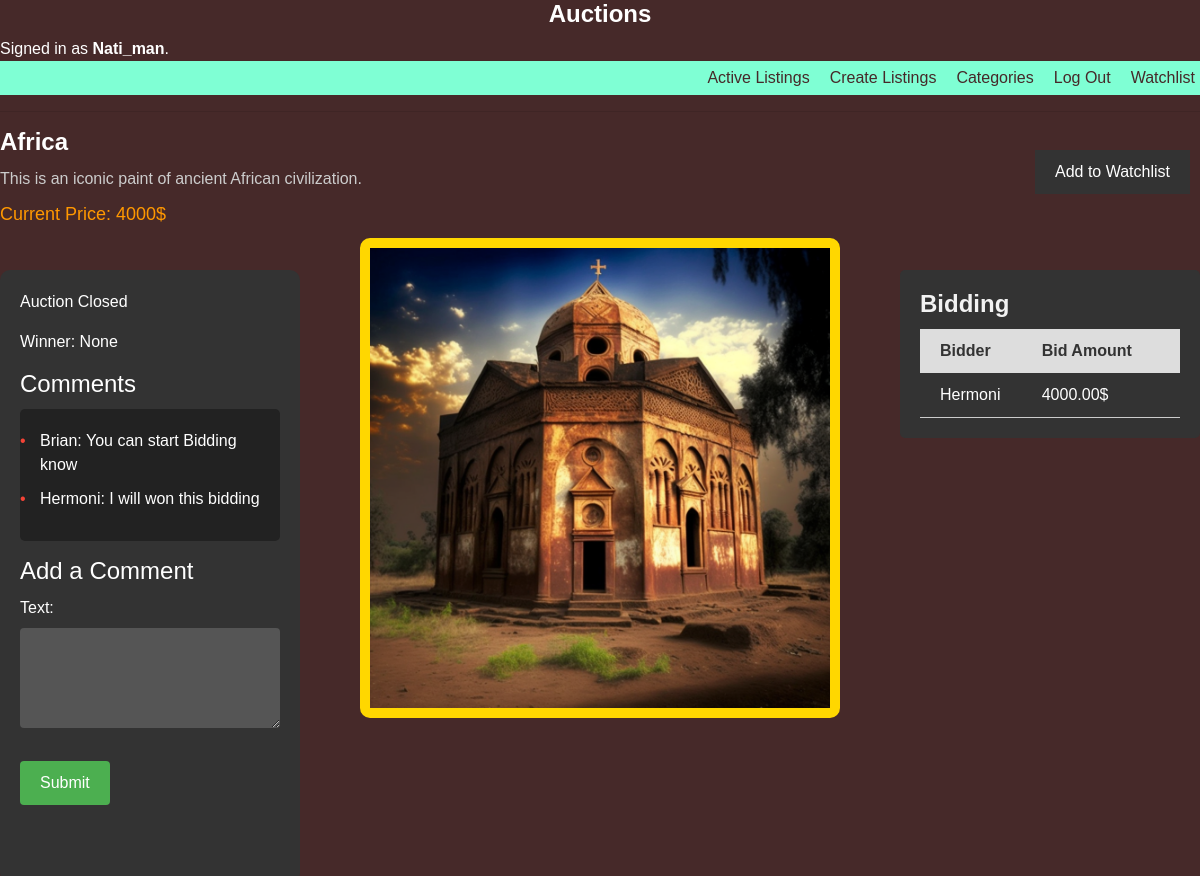
Screenshot of /listing/5/ (signed in) with the database file from the repository.
### auctions/models.py (models this page shows, shortened)
class User(AbstractUser):
    pass

class Listing(models.Model):
    title = models.CharField(max_length=255)
    description = models.TextField()
    starting_bid = models.DecimalField(max_digits=10, decimal_places=2)
    image = models.ImageField(upload_to='images/', blank=True)
    category = models.CharField(max_length=100)
    creator = models.ForeignKey(User, on_delete=models.CASCADE)
    created_at = models.DateTimeField(auto_now_add=True)
    active = models.BooleanField(default=True)
    watchlist = models.ForeignKey(Watchlist, on_delete=models.CASCADE, blank=True, null=True)
    bids = models.ForeignKey('Bid', on_delete=models.CASCADE, null=True, blank=True, related_name='listing_bids')
    comments = models.ManyToManyField('Comment', related_name='listings')
    winner = models.ForeignKey(User, on_delete=models.SET_NULL, null=True, blank=True, related_name='won_listings')

class Bid(models.Model):
    listing = models.ForeignKey(Listing, on_delete=models.CASCADE)
    bidder = models.ForeignKey(User, on_delete=models.CASCADE)
    bid_amount = models.DecimalField(max_digits=10, decimal_places=2)
    timestamp = models.DateTimeField(auto_now_add=True)

class Comment(models.Model):
    listing = models.ForeignKey(Listing, on_delete=models.CASCADE)
    user = models.ForeignKey(User, on_delete=models.CASCADE)
    text = models.TextField()
    created_at = models.DateTimeField(auto_now_add=True)

### auctions/views.py (the view)
# urls.py: path('listing/<int:listing_id>/', show_listing, name='show_listing'),
def show_listing(request, listing_id):
    listing = get_object_or_404(Listing, pk=listing_id)
    comments = listing.comment_set.all()
    bids = Bid.objects.filter(listing=listing)
    if request.method == 'POST':
        form = CommentForm(request.POST)
        if form.is_valid():
            comment = form.save(commit=False)
            comment.listing = listing
            comment.user = request.user
            comment.save()
            return redirect('show_listing', listing_id=listing.id)
    else:
        form = CommentForm()
    current_price = bids.aggregate(Max('bid_amount')).get('bid_amount__max')
    context = {
        'listing': listing,
        'comments': comments,
        'bids': bids,
        'form': form,
        'current_price': current_price,
    }
    return render(request, 'auctions/show_listing.html', context)

### auctions/forms.py
class CommentForm(forms.ModelForm):
    class Meta:
        model = Comment
        fields = ['text']
        widgets = {
            'text': forms.Textarea(attrs={'style': 'width: 100%; height: 100px; padding: 10px; margin-bottom: 10px; border: none; border-radius: 4px; background-color: #555; color: #fff;'})
        }

### auctions/templates/auctions/show_listing.html (shortened to what this page needs)
{% extends "auctions/layout.html" %}
{% block body %}
<h1 style="color: #fff; font-size: 24px; margin-bottom: 10px;">{{ listing.title }}</h1>
<p style="color: #ccc; font-size: 16px; margin-bottom: 10px;">{{ listing.description }}</p>
<p style="color: #ff9800; font-size: 18px; margin-bottom: 10px;">Current Price: {{ current_price|default:listing.starting_bid }}$</p>
{% if user.is_authenticated %}
{% if listing in user.watchlist.listings.all %}
<form action="{% url 'remove_from_watchlist' listing_id=listing.id %}" method="POST" style="position: absolute; top: 150px; right: 10px;">
    {% csrf_token %}
    <button type="submit" style="background-color: #333; color: #fff; border: none; padding: 10px 20px; font-size: 16px; font-family: 'Arial', sans-serif; cursor: pointer;">Remove from Watchlist</button>
</form>
{% else %}
<form action="{% url 'add_to_watchlist' listing_id=listing.id %}" method="POST" style="position: absolute; top: 150px; right: 10px;">
    <button type="submit" style="background-color: #333; color: #fff; border: none; padding: 10px 20px; font-size: 16px; font-family: 'Arial', sans-serif; cursor: pointer;">Add to Watchlist</button>
</form>
{% endif %}
{% endif %}
{% if listing.image %}
<img src="{{ listing.image.url }}" alt="Listing Image" style="top: 400px;display: block; margin: 0 auto; max-width: 40%; max-height: 30%; animation: zoom-in 0.5s ease-in-out; border: 10px solid gold; border-radius: 10px;">
{% endif %}
  <div class="table-container" style="position: absolute; right: 0; top:270px; width: 25%;">
  <div class="bidding-section" style="background-color: #333; padding: 20px; border-radius: 5px;">
    <h1 style="color: #f2f2f2; font-size: 24px; margin-bottom: 40px; margin-top: 0;">Bidding</h1>
    {% if bids %}
    <table class="bidding-table">
      <tr>
        <th>Bidder</th>
        <th>Bid Amount</th>
      </tr>
      {% for bid in bids|dictsortreversed:'bid_amount' %}
      <tr>
        <td>{{ bid.bidder.username }}</td>
        <td>{{ bid.bid_amount }}$</td>
      </tr>
      {% endfor %}
    </table>
    {% else %}
    <p style="color: #666; font-size: 16px; margin-top: 10px;">No bids available for this listing.</p>
    {% endif %}
  </div>
</div>
<div style="position: absolute; left: 0; top:270px; height: 70%; width: 300px; overflow-y: scroll; background-color: #333; color: #fff; padding: 20px; border-radius: 10px;">
  {% if user.is_authenticated %}
    {% if user == listing.creator %}
      {% if not listing.active %}
        <p>Auction Closed</p>
        <p>Winner: {{ listing.winner }}</p>
      {% else %}
      <form action="{% url 'close_auction' listing_id=listing.id %}" method="POST">
        {% csrf_token %}
        <button type="submit" class="close-auction-btn">Close Auction</button>
        <style>
          .close-auction-btn {
            background-color: #FF7F50; /* Coral color for an energetic and playful vibe */
            color: #FFFFFF; /* White text color for contrast */
            border: none; /* Remove button border */
            padding: 10px 20px; /* Adjust padding as needed */
            border-radius: 5px; /* Rounded corners for a softer look */
            font-size: 16px; /* Adjust font size as needed */
            cursor: pointer; /* Show pointer cursor on hover */
            transition: background-color 0.3s ease; /* Add smooth transition effect */
          }
          .close-auction-btn:hover {
            background-color: #FF6347; /* Darker shade on hover for a dynamic effect */
          }
        </style>
      </form>
      {% endif %}
    {% else %}
      {% if not listing.active %}
        <p>Auction Closed</p>
        <p>Winner: {{ listing.winner }}</p>
      {% endif %}
    {% endif %}
  {% endif %}
  <h3 style="color: #fff; font-size: 24px; margin-bottom: 10px;">Comments</h3>
  <ul style="background-color: #222; padding: 20px; border-radius: 5px; list-style: none;">
    {% for comment in comments %}
    <li style="color: #fff; margin-bottom: 10px; position: relative;">
      {{ comment.user.username }}: {{ comment.text }}
    </li>
        {% empty %}
      <li style="color: #fff; margin-bottom: 10px;">No comments yet.</li>
    {% endfor %}
  </ul>
  {% if user.is_authenticated %}
  <h3 style="color: #fff; font-size: 24px; margin-bottom: 10px;">Add a Comment</h3>
  <form method="post" action="{% url 'show_listing' listing.id %}">
    {{ form.as_p }}
    <button type="submit" style="background-color: #4caf50; color: #fff; padding: 10px 20px; border: none; border-radius: 4px; cursor: pointer;">Submit</button>
  </form>
{% else %}
  <p>Please <a href="{% url 'login' %}" style="color: #fff;">login</a> to leave a comment.</p>
{% endif %}
</div>
{% endblock %}

### auctions/templates/auctions/layout.html (shortened to what this page needs)
<!DOCTYPE html>
<html lang="en">
<head>
    {% load static %}
    <link rel="stylesheet" href="https://stackpath.bootstrapcdn.com/bootstrap/4.4.1/css/bootstrap.min.css">
    <link href="{% static 'auctions/styles.css' %}" rel="stylesheet">
</head>
<body>
    <h1 style="text-align: center; color: white;">Auctions</h1>
        <div style="color: white;">
        {% if user.is_authenticated %}
            Signed in as <strong>{{ user.username }}</strong>.
        {% else %}
            Not signed in.
        {% endif %}
        </div>
    <ul class="nav">
        <li class="nav-item">
            <a class="nav-link" href="{% url 'index' %}">Active Listings</a>
        </li>
        <li class="nav-item">
            <a class="nav-link" href="{% url 'listing' %}">Create Listings</a>
        </li>
        <li class="nav-item">
            <a class="nav-link" href="{% url 'show_categories' %}">Categories</a>
        </li>
        {% if user.is_authenticated %}
            <li class="nav-item">
                <a class="nav-link" href="{% url 'logout' %}">Log Out</a>
            </li>
            <li class="nav-item">
                <a class="nav-link" href="{% url 'watchlist' %}">Watchlist</a>
            </li>
        {% endif %}
    </ul>
    <hr>
    {% block body %}
    {% endblock %}
</body>
</html>

### auctions/static/auctions/styles.css (style rules this page uses)
body { background-color: #f2f2f2; font-family: Arial, sans-serif; color: #333; }
h1 { font-size: 24px; font-weight: bold; color: #555; }

### auctions/templates/auctions/layout.html (style rules this page uses)
ul.nav { list-style: none; display: flex; justify-content: flex-end; background-color: aquamarine; }
ul.nav li.nav-item { margin-left: 10px; }
ul.nav li.nav-item a.nav-link { color: rgb(70, 41, 41); text-decoration: none; padding: 5px; border-radius: 5px; transition: background-color 0.3s; }
body { background-color: rgb(70, 41, 41); }
ul.nav { justify-content: flex-end; }
ul.nav li.nav-item { display: inline-block; }
h1 { color: aquamarine; }

### auctions/templates/auctions/show_listing.html (style rules this page uses)
.bidding-section { background-color: #333; padding: 20px; border-radius: 5px; }
.table-container { overflow-x: auto; float: right; max-width: 50%; }
.bidding-table { width: 100%; border-collapse: collapse; color: #fff; background-color: #333; margin-top: -30px; }
.bidding-table th { padding: 10px; text-align: left; background-color: #ddd; color: #333; }
.bidding-table td { padding: 10px; border-bottom: 1px solid #ccc; }
.bidding-table th:first-child, .bidding-table td:first-child { padding-left: 20px; }
.bidding-table th:last-child, .bidding-table td:last-child { padding-right: 20px; }
li::before { content: "\2022"; position: absolute; left: -20px; color: #f44336; }

### rows the page displays
User: username "Nati_man"
Listing: title "Africa", description "This is an iconic paint of ancient African civilization.", starting_bid "4000", image (picture), winner "None"
Bid: bidder.username "Hermoni", bid_amount "4000.00"
Comment: user.username "Brian", text "You can start Bidding know"
Comment: user.username "Hermoni", text "I will won this bidding"
